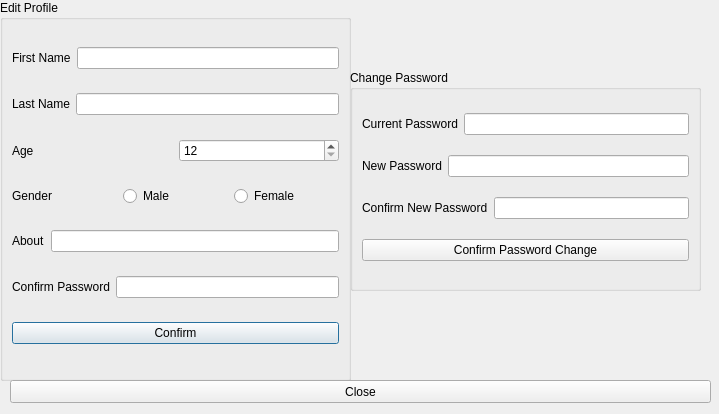
<?xml version="1.0" encoding="UTF-8"?>
<ui version="4.0">
 <class>editprofile</class>
 <widget class="QDialog" name="editprofile">
  <property name="geometry">
   <rect>
    <x>0</x>
    <y>0</y>
    <width>719</width>
    <height>414</height>
   </rect>
  </property>
  <property name="windowTitle">
   <string>Edit Profile</string>
  </property>
  <widget class="QGroupBox" name="groupBox">
   <property name="geometry">
    <rect>
     <x>0</x>
     <y>0</y>
     <width>351</width>
     <height>381</height>
    </rect>
   </property>
   <property name="title">
    <string>Edit Profile</string>
   </property>
   <layout class="QVBoxLayout" name="verticalLayout">
    <item>
     <layout class="QHBoxLayout" name="horizontalLayout_3">
      <item>
       <widget class="QLabel" name="label_7">
        <property name="text">
         <string>First Name</string>
        </property>
       </widget>
      </item>
      <item>
       <widget class="QLineEdit" name="Fname">
        <property name="maximumSize">
         <size>
          <width>432</width>
          <height>16777215</height>
         </size>
        </property>
       </widget>
      </item>
     </layout>
    </item>
    <item>
     <layout class="QHBoxLayout" name="horizontalLayout_4">
      <item>
       <widget class="QLabel" name="label_3">
        <property name="text">
         <string>Last Name</string>
        </property>
       </widget>
      </item>
      <item>
       <widget class="QLineEdit" name="Lname">
        <property name="maximumSize">
         <size>
          <width>433</width>
          <height>16777215</height>
         </size>
        </property>
       </widget>
      </item>
     </layout>
    </item>
    <item>
     <layout class="QHBoxLayout" name="horizontalLayout_5">
      <item>
       <widget class="QLabel" name="label_4">
        <property name="text">
         <string>Age</string>
        </property>
       </widget>
      </item>
      <item>
       <widget class="QSpinBox" name="Age">
        <property name="minimum">
         <number>12</number>
        </property>
       </widget>
      </item>
     </layout>
    </item>
    <item>
     <layout class="QHBoxLayout" name="horizontalLayout_6">
      <item>
       <widget class="QLabel" name="label_5">
        <property name="text">
         <string>Gender</string>
        </property>
       </widget>
      </item>
      <item>
       <widget class="QRadioButton" name="Male">
        <property name="text">
         <string>Male</string>
        </property>
       </widget>
      </item>
      <item>
       <widget class="QRadioButton" name="Female">
        <property name="text">
         <string>Female</string>
        </property>
       </widget>
      </item>
     </layout>
    </item>
    <item>
     <layout class="QHBoxLayout" name="horizontalLayout_7">
      <item>
       <widget class="QLabel" name="label_6">
        <property name="text">
         <string>About</string>
        </property>
       </widget>
      </item>
      <item>
       <widget class="QLineEdit" name="about">
        <property name="maximumSize">
         <size>
          <width>437</width>
          <height>16777215</height>
         </size>
        </property>
        <property name="echoMode">
         <enum>QLineEdit::Normal</enum>
        </property>
       </widget>
      </item>
     </layout>
    </item>
    <item>
     <layout class="QHBoxLayout" name="horizontalLayout_2">
      <item>
       <widget class="QLabel" name="label_2">
        <property name="text">
         <string>Confirm Password</string>
        </property>
       </widget>
      </item>
      <item>
       <widget class="QLineEdit" name="cpwd">
        <property name="maximumSize">
         <size>
          <width>437</width>
          <height>16777215</height>
         </size>
        </property>
        <property name="echoMode">
         <enum>QLineEdit::Password</enum>
        </property>
       </widget>
      </item>
     </layout>
    </item>
    <item>
     <widget class="QPushButton" name="profilechange">
      <property name="text">
       <string>Confirm</string>
      </property>
     </widget>
    </item>
   </layout>
  </widget>
  <widget class="QPushButton" name="Close">
   <property name="geometry">
    <rect>
     <x>10</x>
     <y>380</y>
     <width>701</width>
     <height>23</height>
    </rect>
   </property>
   <property name="text">
    <string>Close</string>
   </property>
  </widget>
  <widget class="QGroupBox" name="groupBox_2">
   <property name="geometry">
    <rect>
     <x>350</x>
     <y>70</y>
     <width>351</width>
     <height>221</height>
    </rect>
   </property>
   <property name="title">
    <string>Change Password</string>
   </property>
   <layout class="QVBoxLayout" name="verticalLayout_2">
    <item>
     <layout class="QHBoxLayout" name="horizontalLayout_10">
      <item>
       <widget class="QLabel" name="label_10">
        <property name="text">
         <string>Current Password</string>
        </property>
       </widget>
      </item>
      <item>
       <widget class="QLineEdit" name="cpwd2">
        <property name="maximumSize">
         <size>
          <width>432</width>
          <height>16777215</height>
         </size>
        </property>
        <property name="echoMode">
         <enum>QLineEdit::Password</enum>
        </property>
       </widget>
      </item>
     </layout>
    </item>
    <item>
     <layout class="QHBoxLayout" name="horizontalLayout_8">
      <item>
       <widget class="QLabel" name="label_8">
        <property name="text">
         <string>New Password</string>
        </property>
       </widget>
      </item>
      <item>
       <widget class="QLineEdit" name="npwd">
        <property name="maximumSize">
         <size>
          <width>432</width>
          <height>16777215</height>
         </size>
        </property>
        <property name="echoMode">
         <enum>QLineEdit::Password</enum>
        </property>
       </widget>
      </item>
     </layout>
    </item>
    <item>
     <layout class="QHBoxLayout" name="horizontalLayout_9">
      <item>
       <widget class="QLabel" name="label_9">
        <property name="text">
         <string>Confirm New Password</string>
        </property>
       </widget>
      </item>
      <item>
       <widget class="QLineEdit" name="cnpwd">
        <property name="maximumSize">
         <size>
          <width>433</width>
          <height>16777215</height>
         </size>
        </property>
        <property name="echoMode">
         <enum>QLineEdit::Password</enum>
        </property>
       </widget>
      </item>
     </layout>
    </item>
    <item>
     <widget class="QPushButton" name="pwdchange">
      <property name="text">
       <string>Confirm Password Change</string>
      </property>
     </widget>
    </item>
   </layout>
  </widget>
 </widget>
 <resources/>
 <connections/>
</ui>
